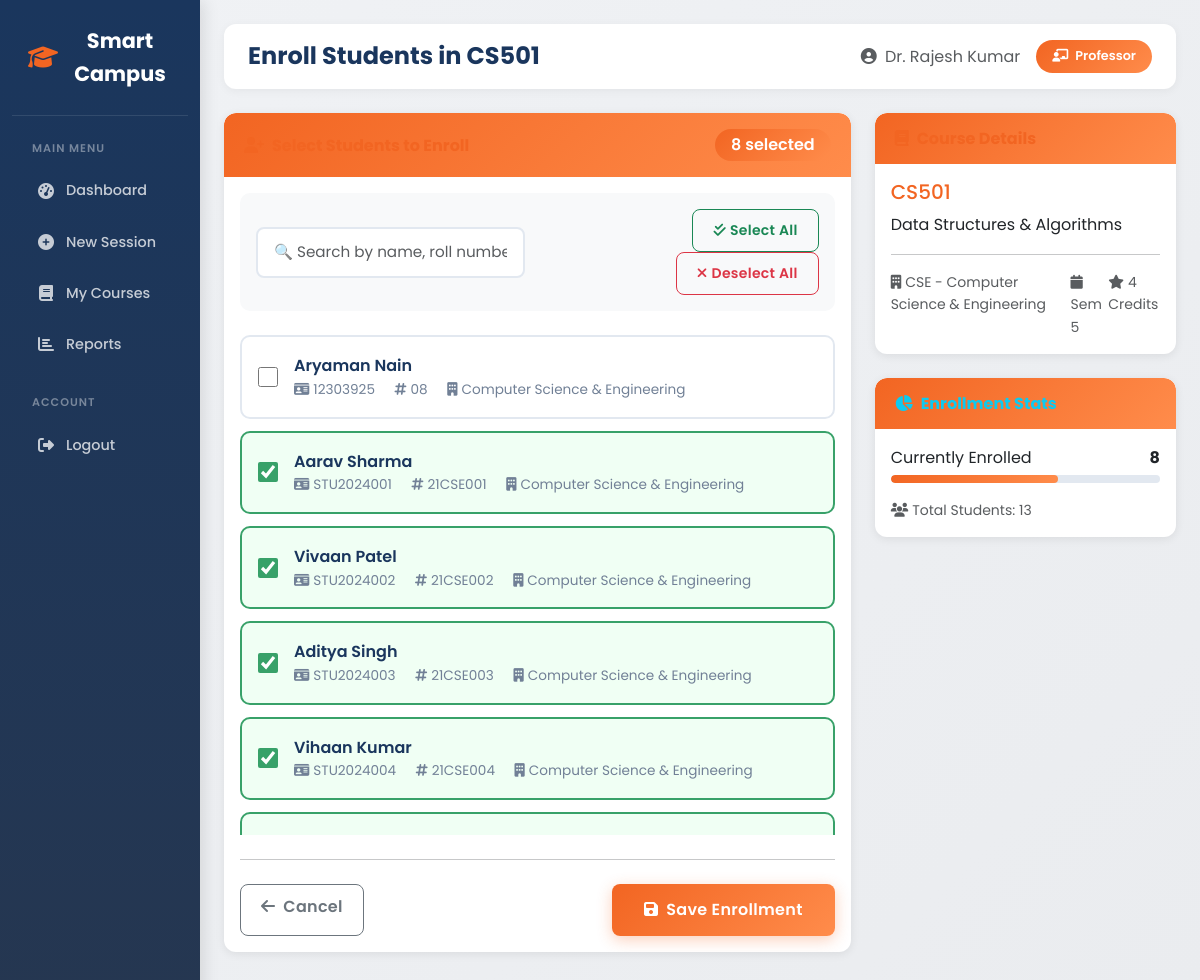
The page /attendance/course/1/enroll/ (signed in) on the database its author committed.
### attendance/models.py (models this page shows, shortened)
class Course(models.Model):
    code = models.CharField(max_length=20, unique=True)
    name = models.CharField(max_length=100)
    department = models.ForeignKey(Department, on_delete=models.CASCADE, related_name='courses')
    faculty = models.ForeignKey(Faculty, on_delete=models.SET_NULL, null=True, related_name='courses')
    semester = models.IntegerField(default=1)
    credits = models.IntegerField(default=3)
    students = models.ManyToManyField(Student, related_name='courses', blank=True)
    is_active = models.BooleanField(default=True)
    created_at = models.DateTimeField(auto_now_add=True)
    class Meta:
        ordering = ['code']

class Faculty(models.Model):
    user = models.OneToOneField(User, on_delete=models.CASCADE, related_name='faculty_profile')
    employee_id = models.CharField(max_length=20, unique=True)
    department = models.ForeignKey(Department, on_delete=models.SET_NULL, null=True, related_name='faculty_members')
    phone = models.CharField(max_length=15, blank=True)
    designation = models.CharField(max_length=50, default='Assistant Professor')
    profile_image = models.ImageField(upload_to='faculty_images/', blank=True, null=True)
    is_active = models.BooleanField(default=True)
    created_at = models.DateTimeField(auto_now_add=True)
    updated_at = models.DateTimeField(auto_now=True)
    class Meta:
        verbose_name_plural = 'Faculty'
        ordering = ['employee_id']

class Student(models.Model):
    user = models.OneToOneField(User, on_delete=models.CASCADE, related_name='student_profile', null=True, blank=True)
    student_id = models.CharField(max_length=20, unique=True)
    roll_number = models.CharField(max_length=20)
    first_name = models.CharField(max_length=50)
    last_name = models.CharField(max_length=50)
    email = models.EmailField()
    phone = models.CharField(max_length=15, blank=True)
    department = models.ForeignKey(Department, on_delete=models.SET_NULL, null=True, related_name='students')
    semester = models.IntegerField(default=1)
    section = models.CharField(max_length=5, default='A')
    profile_image = models.ImageField(upload_to='student_images/', blank=True, null=True)
    face_encoding = models.BinaryField(blank=True, null=True)  # Stored face encoding for recognition
    parent = models.ForeignKey(Parent, on_delete=models.SET_NULL, null=True, blank=True, related_name='children')
    is_active = models.BooleanField(default=True)
    created_at = models.DateTimeField(auto_now_add=True)
    updated_at = models.DateTimeField(auto_now=True)
    @property
    def full_name(self):
        return f"{self.first_name} {self.last_name}"
    class Meta:
        ordering = ['roll_number']

class Department(models.Model):
    name = models.CharField(max_length=100)
    code = models.CharField(max_length=10, unique=True)
    created_at = models.DateTimeField(auto_now_add=True)
    def __str__(self):
        return f"{self.code} - {self.name}"
    class Meta:
        ordering = ['name']

### attendance/views.py (the view, shortened to what this page needs)
# urls.py: path('course/<int:course_id>/enroll/', views.enroll_students, name='enroll_students'),
@login_required
def enroll_students(request, course_id):
    if not hasattr(request.user, 'faculty_profile'):
        if hasattr(request.user, 'student_profile'):
            return redirect('attendance:student_dashboard')
        logout(request)
        messages.error(request, 'Access denied. Faculty account required.')
        return redirect('attendance:login')
    faculty = request.user.faculty_profile
    course = get_object_or_404(Course, id=course_id, faculty=faculty)
    all_students = Student.objects.filter(is_active=True).order_by('roll_number')
    enrolled_ids = set(course.students.values_list('id', flat=True))
    context = {
        'course': course,
        'all_students': all_students,
        'enrolled_ids': enrolled_ids,
    }
    return render(request, 'attendance/enroll_students.html', context)

### attendance/templates/attendance/enroll_students.html (shortened to what this page needs)
{% extends 'attendance/base.html' %}
{% block page_title %}Enroll Students in {{ course.code }}{% endblock %}
{% block content %}
<div class="row">
    <div class="col-lg-8">
        <div class="card">
            <div class="card-header d-flex justify-content-between align-items-center">
                <h6 class="m-0 font-weight-bold text-primary">
                    <i class="fas fa-user-plus me-2"></i>Select Students to Enroll
                </h6>
                <span class="badge bg-primary count-badge" id="selected-count">
                </span>
            </div>
            <div class="card-body">
                <div class="filter-section">
                    <div class="row align-items-center">
                        <div class="col-md-6">
                            <input type="text" class="form-control" id="search-student" placeholder="🔍 Search by name, roll number, or ID...">
                        </div>
                        <div class="col-md-6 text-md-end mt-2 mt-md-0">
                            <button type="button" class="btn btn-outline-success btn-sm" onclick="selectAll()">
                                <i class="fas fa-check-double me-1"></i>Select All
                            </button>
                            <button type="button" class="btn btn-outline-danger btn-sm" onclick="deselectAll()">
                                <i class="fas fa-times me-1"></i>Deselect All
                            </button>
                        </div>
                    </div>
                </div>
                <form method="post" id="enroll-form">
                    <div class="students-list" style="max-height: 500px; overflow-y: auto;">
                        {% for student in all_students %}
                        <label class="student-card d-flex align-items-center {% if student.id in enrolled_ids %}selected{% endif %}" data-student-id="{{ student.id }}">
                            <input type="checkbox"
                                   name="students"
                                   value="{{ student.id }}"
                                   class="me-3 student-checkbox"
                                   {% if student.id in enrolled_ids %}checked{% endif %}>
                            <div class="student-info">
                                <div class="student-name">{{ student.full_name }}</div>
                                <div class="student-details">
                                    <span class="me-3"><i class="fas fa-id-card me-1"></i>{{ student.student_id }}</span>
                                    <span class="me-3"><i class="fas fa-hashtag me-1"></i>{{ student.roll_number }}</span>
                                    {% if student.department %}
                                    <span><i class="fas fa-building me-1"></i>{{ student.department.name }}</span>
                                    {% endif %}
                                </div>
                            </div>
                        </label>
                        {% endfor %}
                    </div>
                    <hr class="my-4">
                    <div class="d-flex justify-content-between">
                        <a href="{% url 'attendance:manage_courses' %}" class="btn btn-outline-secondary">
                            <i class="fas fa-arrow-left me-2"></i>Cancel
                        </a>
                        <button type="submit" class="btn btn-primary btn-lg">
                            <i class="fas fa-save me-2"></i>Save Enrollment
                        </button>
                    </div>
                </form>
            </div>
        </div>
    </div>
    <div class="col-lg-4">
        <div class="card mb-4">
            <div class="card-header">
                <h6 class="m-0 font-weight-bold text-primary">
                    <i class="fas fa-book me-2"></i>Course Details
                </h6>
            </div>
            <div class="card-body">
                <h5 class="text-primary">{{ course.code }}</h5>
                <p class="mb-2">{{ course.name }}</p>
                <hr>
                <div class="d-flex justify-content-between text-muted small">
                    <span><i class="fas fa-building me-1"></i>{{ course.department|default:"N/A" }}</span>
                    <span><i class="fas fa-calendar me-1"></i>Sem {{ course.semester }}</span>
                    <span><i class="fas fa-star me-1"></i>{{ course.credits }} Credits</span>
                </div>
            </div>
        </div>
        <div class="card">
            <div class="card-header">
                <h6 class="m-0 font-weight-bold text-info">
                    <i class="fas fa-chart-pie me-2"></i>Enrollment Stats
                </h6>
            </div>
            <div class="card-body">
                <div class="mb-3">
                    <div class="d-flex justify-content-between mb-1">
                        <span>Currently Enrolled</span>
                        <strong id="current-enrolled">{{ enrolled_ids|length }}</strong>
                    </div>
                    <div class="progress" style="height: 8px;">
                        <div class="progress-bar bg-success" style="width: {% widthratio enrolled_ids|length all_students|length 100 %}%"></div>
                    </div>
                </div>
                <div class="text-muted small">
                    <i class="fas fa-users me-1"></i>Total Students: {{ all_students|length }}
                </div>
            </div>
        </div>
    </div>
</div>
{% endblock %}

### attendance/templates/attendance/base.html (shortened to what this page needs)
<!DOCTYPE html>
<html lang="en">
<head>
    <link href="https://cdn.jsdelivr.net/npm/bootstrap@5.3.0/dist/css/bootstrap.min.css" rel="stylesheet">
    <link href="https://cdnjs.cloudflare.com/ajax/libs/font-awesome/6.4.0/css/all.min.css" rel="stylesheet">
    <link href="/static/css/style.css" rel="stylesheet">
</head>
<body>
    <div class="container-fluid">
        <div class="row">
            {% if user.is_authenticated %}
            <nav class="col-md-3 col-lg-2 d-md-block sidebar collapse py-0">
                <div class="text-center">
                    <a href="{% url 'attendance:home' %}" class="brand-text">
                        <i class="fas fa-graduation-cap"></i> Smart Campus
                    </a>
                </div>
                <div class="nav-section-title">Main Menu</div>
                <ul class="nav flex-column">
                    {% if user.faculty_profile %}
                    <li class="nav-item">
                        <a class="nav-link {% if request.resolver_match.url_name == 'dashboard' %}active{% endif %}" href="{% url 'attendance:dashboard' %}">
                            <i class="fas fa-tachometer-alt"></i> Dashboard
                        </a>
                    </li>
                    <li class="nav-item">
                        <a class="nav-link {% if request.resolver_match.url_name == 'create_session' %}active{% endif %}" href="{% url 'attendance:create_session' %}">
                            <i class="fas fa-plus-circle"></i> New Session
                        </a>
                    </li>
                    <li class="nav-item">
                        <a class="nav-link {% if request.resolver_match.url_name == 'manage_courses' or request.resolver_match.url_name == 'create_course' %}active{% endif %}" href="{% url 'attendance:manage_courses' %}">
                            <i class="fas fa-book"></i> My Courses
                        </a>
                    </li>
                    <li class="nav-item">
                        <a class="nav-link {% if request.resolver_match.url_name == 'reports' %}active{% endif %}" href="{% url 'attendance:reports' %}">
                            <i class="fas fa-chart-bar"></i> Reports
                        </a>
                    </li>
                    {% endif %}
                </ul>
                <div class="nav-section-title">Account</div>
                <ul class="nav flex-column">
                    <li class="nav-item">
                        <a class="nav-link" href="{% url 'attendance:logout' %}">
                            <i class="fas fa-sign-out-alt"></i> Logout
                        </a>
                    </li>
                </ul>
            </nav>
            {% endif %}
            <main class="{% if user.is_authenticated %}col-md-9 ms-sm-auto col-lg-10{% else %}col-12{% endif %} px-md-4 py-4">
                {% if user.is_authenticated %}
                <div class="page-header">
                    <h1 class="page-title">{% block page_title %}Dashboard{% endblock %}</h1>
                    <div class="user-info">
                        <span class="text-muted">
                            <i class="fas fa-user-circle me-1"></i> {{ user.get_full_name|default:user.username }}
                        </span>
                        {% if user.faculty_profile %}
                        <span class="user-badge">
                            <i class="fas fa-chalkboard-teacher me-1"></i> {{ user.faculty_profile.designation }}
                        </span>
                        {% elif user.student_profile %}
                        <span class="user-badge">
                            <i class="fas fa-user-graduate me-1"></i> Student
                        </span>
                        {% endif %}
                    </div>
                </div>
                {% endif %}
                {% block content %}{% endblock %}
            </main>
        </div>
    </div>
</body>
</html>

### rows shown on the page
Course: code "CS501", name "Data Structures & Algorithms", department "CSE - Computer Science & Engineering", semester "5", credits "4"
Student: full_name "Aryaman Nain", student_id "12303925", roll_number "08", department.name "Computer Science & Engineering"
Student: students "☑", full_name "Aarav Sharma", student_id "STU2024001", roll_number "21CSE001", department.name "Computer Science & Engineering"
Student: students "☑", full_name "Vivaan Patel", student_id "STU2024002", roll_number "21CSE002", department.name "Computer Science & Engineering"
Student: students "☑", full_name "Aditya Singh", student_id "STU2024003", roll_number "21CSE003", department.name "Computer Science & Engineering"
Student: students "☑", full_name "Vihaan Kumar", student_id "STU2024004", roll_number "21CSE004", department.name "Computer Science & Engineering"

### other values the page prints
{{ user.get_full_name|default:user.username }} "Dr. Rajesh Kumar"
{{ user.faculty_profile.designation }} "Professor"
{{ enrolled_ids|length }} "8"
{{ all_students|length }} "13"
